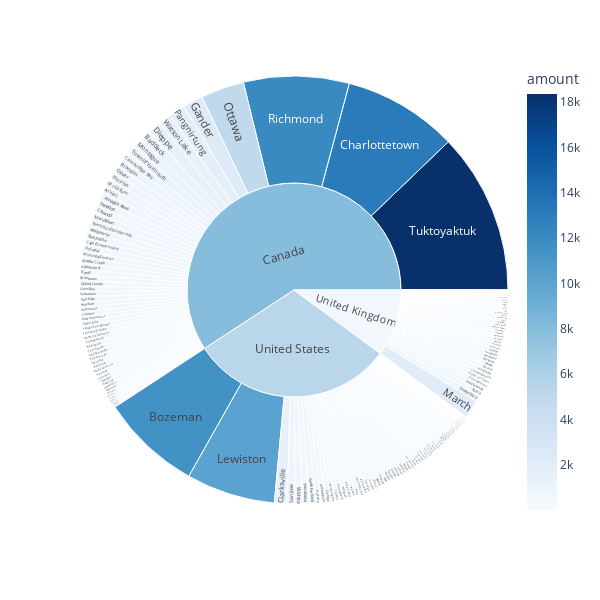

Write notebook code for a chart like this one.
### Code cell
fig = px.sunburst(
    grouped_data, 
    path=['country', 'city'],  
    values='amount',  
    color='amount',  
    hover_data='amount',  
    color_continuous_scale='Blues',
    width= 600,
    height= 600
)

# Hover text
fig.update_traces(hovertemplate=
                "<b>%{parent}</b><br>" +
                "<b>%{label}</b><br>" +  
                "Total sales: $ %{value}",
)

fig.show()

### Figure 1 — Plotly figure (JSON) as saved in the notebook; plotly's stock layout.template omitted (floating-point values rounded to 4 significant figures; data arrays with more than 128 entries replaced by an {"elided": "..."} marker saying what was removed)
{"data": [{"branchvalues": "total", "customdata": {"elided": "188x2 float values"}, "domain": {"x": [0, 1], "y": [0, 1]}, "hovertemplate": "<b>%{parent}</b><br><b>%{label}</b><br>Total sales: $ %{value}", "ids": {"elided": "188 str values"}, "labels": {"elided": "188 str values"}, "marker": {"coloraxis": "coloraxis", "colors": {"elided": "188 float values"}}, "name": "", "parents": {"elided": "188 str values"}, "type": "sunburst", "values": {"elided": "188 float values"}}], "layout": {"coloraxis": {"colorbar": {"title": {"text": "amount"}}, "colorscale": [[0, "rgb(247,251,255)"], [0.125, "rgb(222,235,247)"], [0.25, "rgb(198,219,239)"], [0.375, "rgb(158,202,225)"], [0.5, "rgb(107,174,214)"], [0.625, "rgb(66,146,198)"], [0.75, "rgb(33,113,181)"], [0.875, "rgb(8,81,156)"], [1, "rgb(8,48,107)"]]}, "height": 600, "legend": {"tracegroupgap": 0}, "margin": {"t": 60}, "width": 600}}
